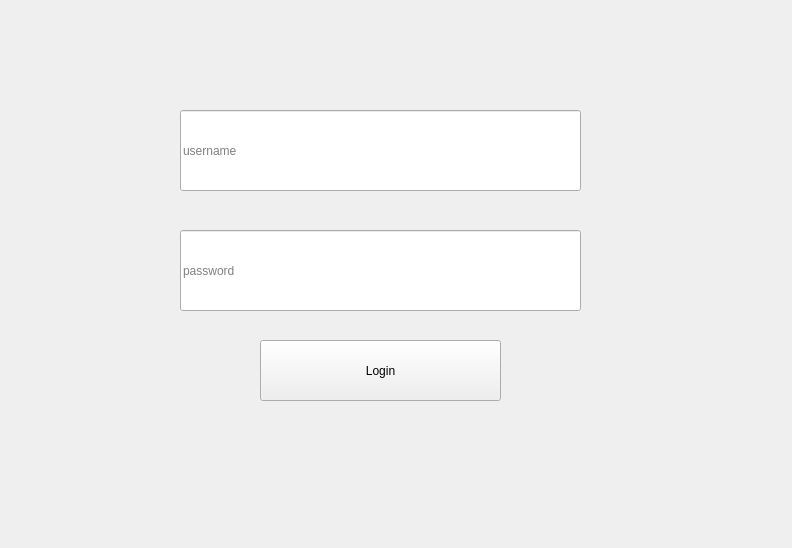
<?xml version="1.0" encoding="UTF-8"?>
<ui version="4.0">
 <class>MainWindow</class>
 <widget class="QMainWindow" name="MainWindow">
  <property name="geometry">
   <rect>
    <x>0</x>
    <y>0</y>
    <width>792</width>
    <height>548</height>
   </rect>
  </property>
  <property name="sizePolicy">
   <sizepolicy hsizetype="Fixed" vsizetype="Fixed">
    <horstretch>0</horstretch>
    <verstretch>0</verstretch>
   </sizepolicy>
  </property>
  <property name="minimumSize">
   <size>
    <width>792</width>
    <height>548</height>
   </size>
  </property>
  <property name="maximumSize">
   <size>
    <width>792</width>
    <height>548</height>
   </size>
  </property>
  <property name="windowTitle">
   <string>This is test Gui for update</string>
  </property>
  <property name="windowIcon">
   <iconset theme="QIcon::ThemeIcon::DocumentSend"/>
  </property>
  <widget class="QWidget" name="centralwidget">
   <widget class="QLineEdit" name="lineEdit">
    <property name="geometry">
     <rect>
      <x>180</x>
      <y>110</y>
      <width>401</width>
      <height>81</height>
     </rect>
    </property>
    <property name="placeholderText">
     <string>username</string>
    </property>
   </widget>
   <widget class="QLineEdit" name="lineEdit_2">
    <property name="geometry">
     <rect>
      <x>180</x>
      <y>230</y>
      <width>401</width>
      <height>81</height>
     </rect>
    </property>
    <property name="placeholderText">
     <string>password</string>
    </property>
   </widget>
   <widget class="QPushButton" name="pushButton">
    <property name="geometry">
     <rect>
      <x>260</x>
      <y>340</y>
      <width>241</width>
      <height>61</height>
     </rect>
    </property>
    <property name="text">
     <string>Login</string>
    </property>
   </widget>
  </widget>
 </widget>
 <resources/>
 <connections/>
</ui>
